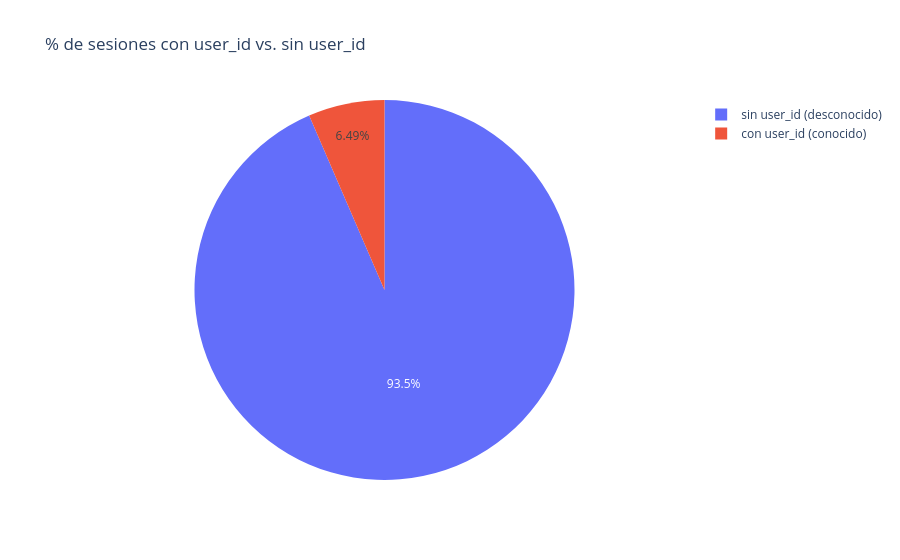

Notebook code for this chart:
### Code cell
fig = px.pie(sesiones_identificadas, names='tipo_sesion', values='n_sesiones',
             title='% de sesiones con user_id vs. sin user_id')
fig.show()

### Figure 1 — Plotly figure (JSON) as saved in the notebook; plotly's stock layout.template omitted (floating-point values rounded to 4 significant figures)
{"data": [{"domain": {"x": [0, 1], "y": [0, 1]}, "hovertemplate": "tipo_sesion=%{label}<br>n_sesiones=%{value}<extra></extra>", "labels": ["con user_id (conocido)", "sin user_id (desconocido)"], "legendgroup": "", "name": "", "showlegend": true, "type": "pie", "values": [17686, 254844]}], "layout": {"legend": {"tracegroupgap": 0}, "title": {"text": "% de sesiones con user_id vs. sin user_id"}}}
